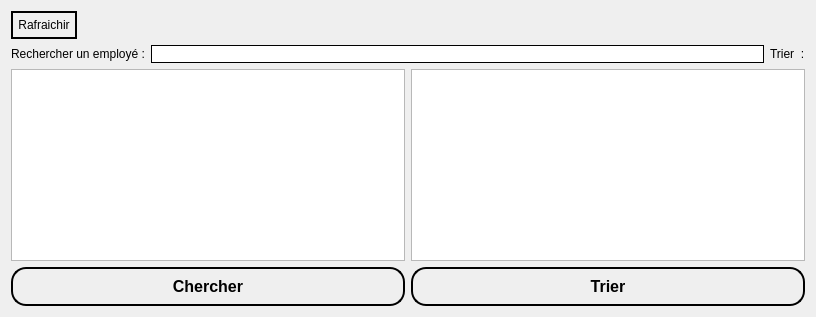
             <widget class="QWidget" name="tab_16">
              <attribute name="title">
               <string>   Rechercher employé   </string>
              </attribute>
              <layout class="QGridLayout" name="gridLayout_8">
               <item row="0" column="0" colspan="2">
                <layout class="QHBoxLayout" name="horizontalLayout_5">
                 <item>
                  <widget class="QPushButton" name="Rafraichir_e">
                   <property name="styleSheet">
                    <string notr="true">font: 600 12pt &quot;Segoe UI&quot;;
color: rgb(0, 0, 0);
 border: 2px solid black;
    border-radius: 15px;
    padding: 5px; font: 600 12pt &quot;Segoe UI&quot;;
color: rgb(0, 0, 0);</string>
                   </property>
                   <property name="text">
                    <string>Rafraichir</string>
                   </property>
                   <property name="checkable">
                    <bool>true</bool>
                   </property>
                  </widget>
                 </item>
                 <item>
                  <spacer name="horizontalSpacer_3">
                   <property name="orientation">
                    <enum>Qt::Orientation::Horizontal</enum>
                   </property>
                   <property name="sizeHint" stdset="0">
                    <size>
                     <width>728</width>
                     <height>20</height>
                    </size>
                   </property>
                  </spacer>
                 </item>
                </layout>
               </item>
               <item row="1" column="0" colspan="2">
                <layout class="QHBoxLayout" name="horizontalLayout_3">
                 <item>
                  <widget class="QLabel" name="label_8">
                   <property name="styleSheet">
                    <string notr="true">font: 600 14pt &quot;Segoe UI&quot;;
color: rgb(0, 0, 0);</string>
                   </property>
                   <property name="text">
                    <string>Rechercher un employé :</string>
                   </property>
                  </widget>
                 </item>
                 <item>
                  <widget class="QLineEdit" name="lineEdit_rechercher">
                   <property name="styleSheet">
                    <string notr="true">color: rgb(0, 0, 0);
 border: 1px solid black;</string>
                   </property>
                  </widget>
                 </item>
                 <item>
                  <widget class="QLabel" name="label_9">
                   <property name="styleSheet">
                    <string notr="true">font: 600 14pt &quot;Segoe UI&quot;;
color: rgb(0, 0, 0);</string>
                   </property>
                   <property name="text">
                    <string>Trier  :</string>
                   </property>
                  </widget>
                 </item>
                </layout>
               </item>
               <item row="2" column="0">
                <widget class="QTableView" name="tableView_recherche"/>
               </item>
               <item row="2" column="1">
                <widget class="QTableView" name="tableView_tri"/>
               </item>
               <item row="3" column="0">
                <widget class="QPushButton" name="rechercher_e">
                 <property name="mouseTracking">
                  <bool>true</bool>
                 </property>
                 <property name="tabletTracking">
                  <bool>true</bool>
                 </property>
                 <property name="styleSheet">
                  <string notr="true">QPushButton {
   color: black;                  /* Couleur du texte par défaut */
   border: 2px solid black;     /* Bordure légèrement plus foncée */
   border-radius: 15px;            /* Coins arrondis */
   padding: 8px 8px;             /* Espacement interne */
   font-size: 16px;               /* Taille de police */
   font-weight: bold;             /* Texte en gras */
   transition: background-color 0.3s ease; /* Transition douce pour la couleur */
}</string>
                 </property>
                 <property name="text">
                  <string>Chercher</string>
                 </property>
                 <property name="checkable">
                  <bool>true</bool>
                 </property>
                 <property name="autoExclusive">
                  <bool>true</bool>
                 </property>
                </widget>
               </item>
               <item row="3" column="1">
                <widget class="QPushButton" name="trier_e">
                 <property name="styleSheet">
                  <string notr="true">QPushButton {
   color: black;                  /* Couleur du texte par défaut */
   border: 2px solid black;     /* Bordure légèrement plus foncée */
   border-radius: 15px;            /* Coins arrondis */
   padding: 8px 8px;             /* Espacement interne */
   font-size: 16px;               /* Taille de police */
   font-weight: bold;             /* Texte en gras */
   transition: background-color 0.3s ease; /* Transition douce pour la couleur */
}</string>
                 </property>
                 <property name="text">
                  <string>Trier</string>
                 </property>
                </widget>
               </item>
              </layout>
             </widget>
